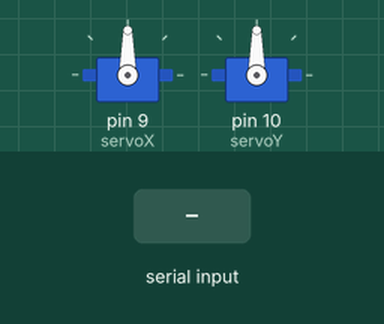
This sketch was run on a simulated Arduino Uno, built with avr-gcc and run on an emulated ATmega328P. Parts: 2 × servo. The test bench sets the inputs (shaded band).

Above: at 1.5 s.
1.6 s: "X:\n" received over Serial
At 3.7 s:
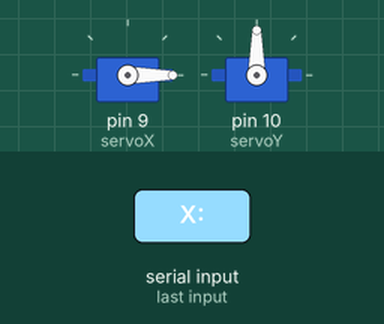
4.0 s: "Y:\n" received over Serial
At 5.5 s:
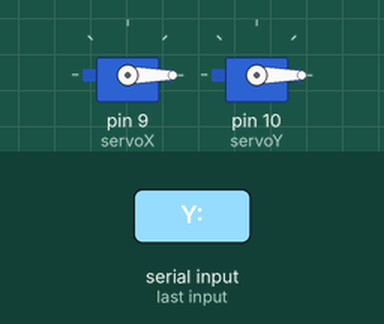
6.4 s: "X:90\n" received over Serial
At 8.5 s:
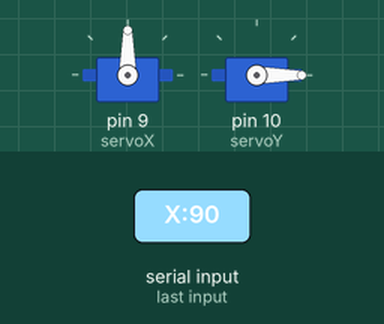
8.8 s: "X:,45\n" received over Serial
At 9.57 s:
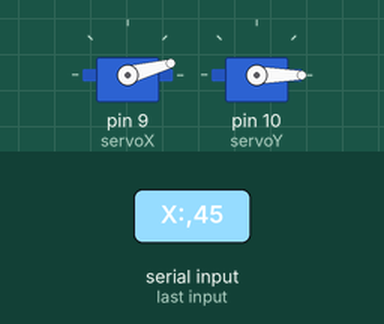
10.9 s: "Y:90\n" received over Serial
At 11.67 s:
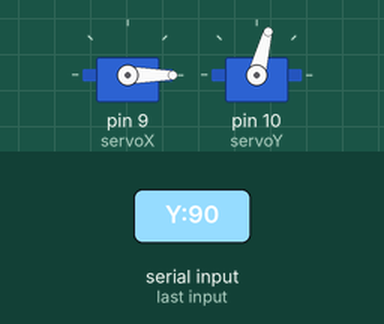
13.3 s: "Y:,45\n" received over Serial
At 14.07 s:
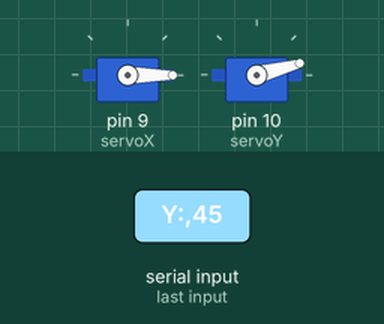
Timing chart, 0 to 16.3 s (numbered marks = the images above; inputs shaded):
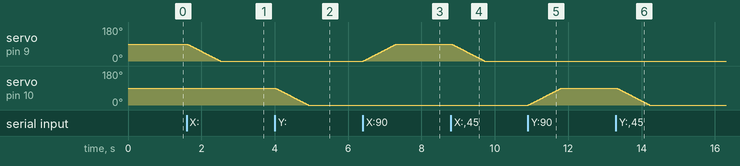

The sketch:

senderarduino.ino
```cpp
#include <Servo.h>


Servo servoX;
Servo servoY;


int posX = 90;  // starting angle
int posY = 90;


void setup() {
 Serial.begin(9600);
 servoX.attach(9);  // X-axis servo on pin 9
 servoY.attach(10); // Y-axis servo on pin 10


 servoX.write(posX);
 servoY.write(posY);
 delay(300);
}


void loop() {
 if (Serial.available()) {
   String input = Serial.readStringUntil('\n');
   input.trim(); // remove any whitespace


   // Parse format: "X:angle" or "Y:angle"
   if (input.startsWith("X:")) {
     int angle = input.substring(2).toInt();
     moveServoSmooth(servoX, posX, angle);
     posX = angle;
   } else if (input.startsWith("Y:")) {
     int angle = input.substring(2).toInt();
     moveServoSmooth(servoY, posY, angle);
     posY = angle;
   }
 }
}


// Smooth motion function
void moveServoSmooth(Servo &servo, int from, int to) {
 int step = (to > from) ? 1 : -1;
 for (int i = from; i != to; i += step) {
   servo.write(i);
   delay(10);  // smaller delay = smoother, but slower
 }
 servo.write(to); // final write to ensure accuracy
}
```

Measured:
- after the input at 1.6 s, servo on pin 9 (servoX): moves from 90° to 0° over 0.90 s, starting at once
- after the input at 4.0 s, servo on pin 10 (servoY): moves from 90° to 0° over 0.90 s, starting at once
- after the input at 6.4 s, servo on pin 9 (servoX): moves from 0° to 90° over 0.90 s, starting at once
- after the input at 8.8 s, servo on pin 9 (servoX): moves from 90° to 0° over 0.90 s, starting at once
- after the input at 10.9 s, servo on pin 10 (servoY): moves from 0° to 90° over 0.90 s, starting at once
- after the input at 13.3 s, servo on pin 10 (servoY): moves from 90° to 0° over 0.90 s, starting at once
